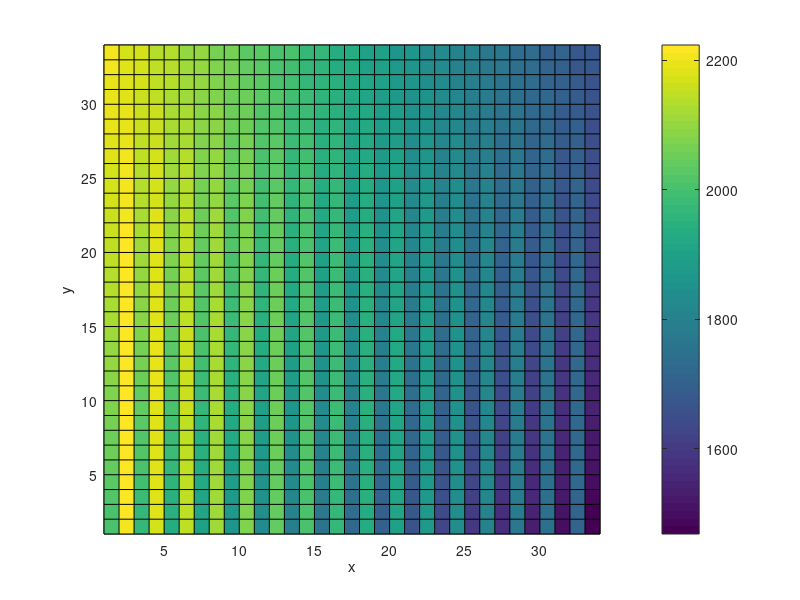

MATLAB code for this plot:
load("final_neuman.dat");
data=final_neuman;

z=data(:,3);
caxis([0 3.5])
for i=1:34
	dd(1:34,i)=z(((i-1)*34+1):(i*34));
endfor

pcolor(dd)
dd(1:34,35)=0;
dd(35,1:35)=0;

xlabel('x')
ylabel('y')
size(dd)

colorbar
